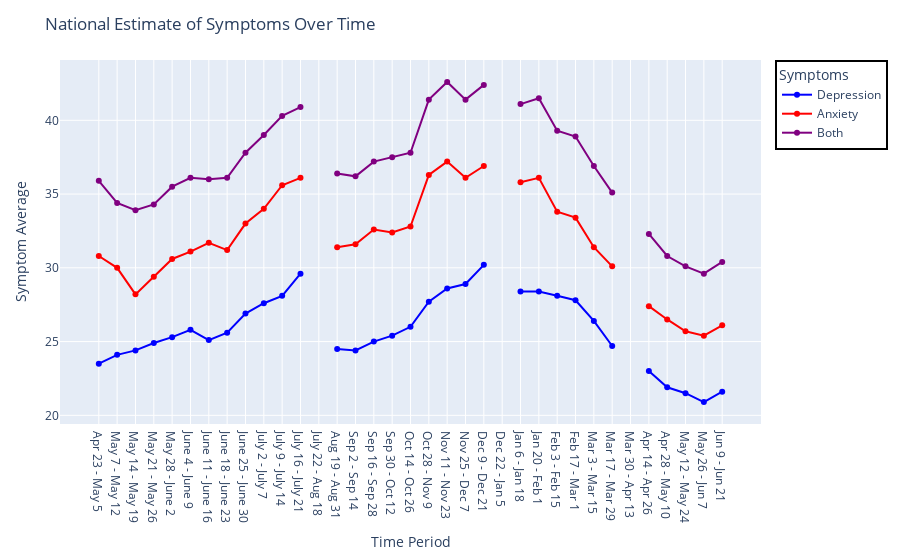
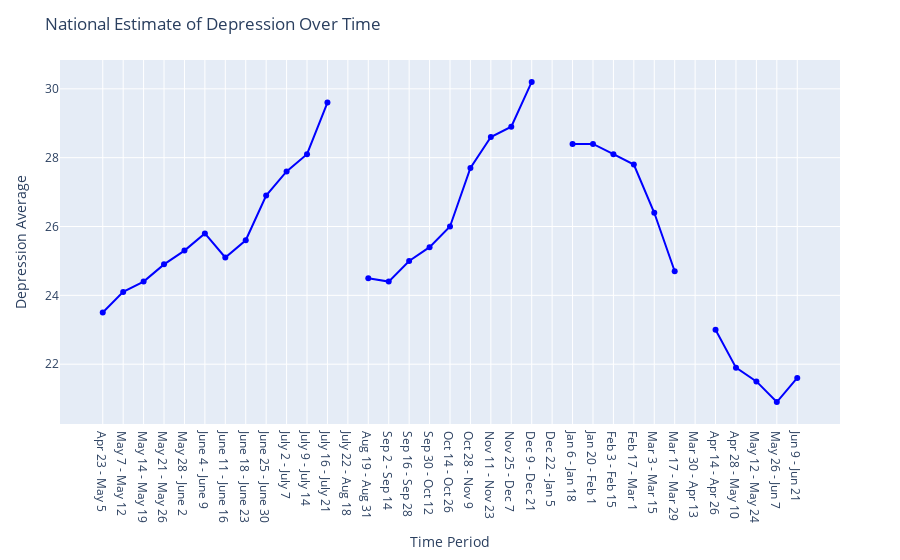
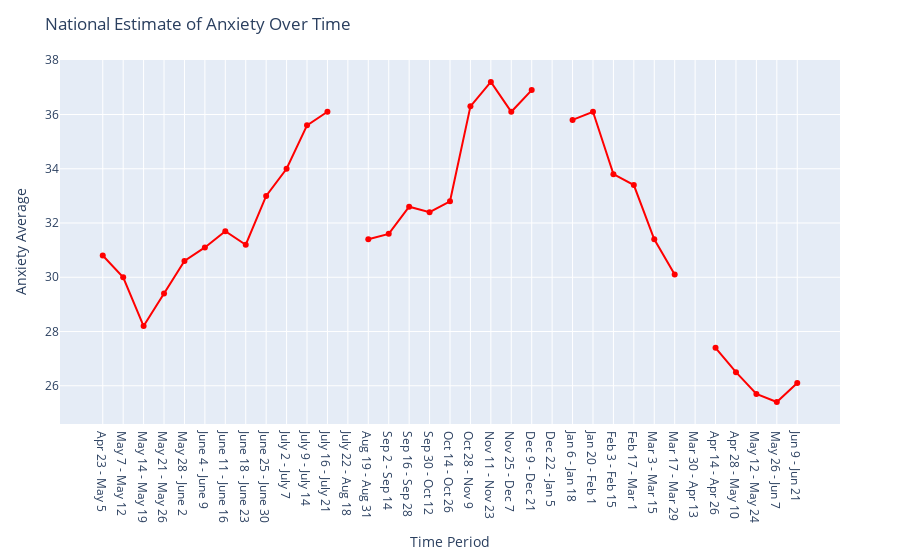
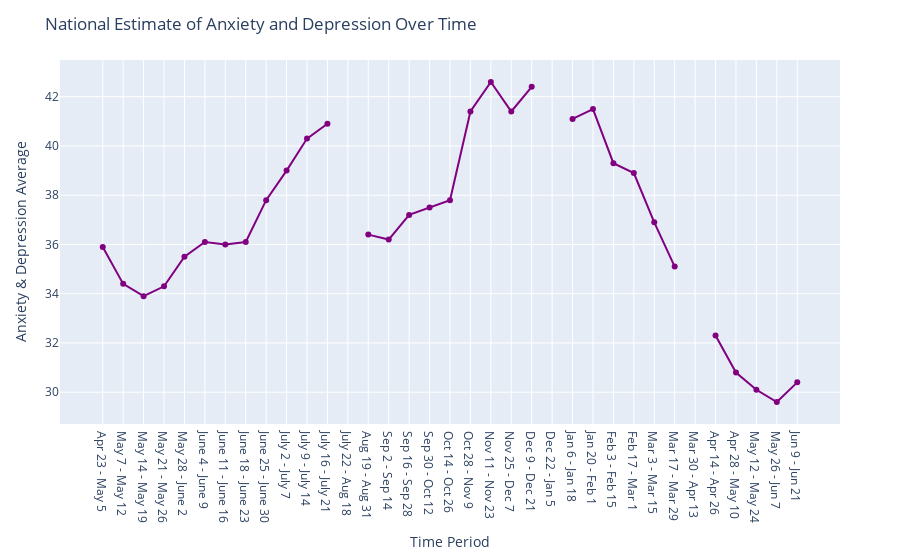

The notebook cell saved with these charts, in order:
### Markdown cell above
# Creating Line Graph Visualizations
- National Estimate of Symptoms Over Time
- National Estimate of Depression Over Time
- National Estimate of Anxiety Over Time
- National Estimate of Both Anxiety and Depression Over Time

### Code cell
#Create Line Graph for National Estimate of Symptoms Over Time

fig = go.Figure()
fig.add_trace(go.Scatter(x = DepressiveNE['Time Period Label'], y = DepressiveNE['Value'],
                        mode = 'lines+markers',
                        name = 'Depression',
                        line = dict(color = 'blue', width = 2)))
fig.add_trace(go.Scatter(x = AnxietyNE['Time Period Label'], y = AnxietyNE['Value'],
                        mode = 'lines+markers',
                        name = 'Anxiety',
                        line = dict(color = 'red', width = 2)))
fig.add_trace(go.Scatter(x = BothNE['Time Period Label'], y = BothNE['Value'],
                        mode = 'lines+markers',
                        name = 'Both',
                        line = dict(color = 'purple', width = 2)))

fig.update_layout(title = 'National Estimate of Symptoms Over Time',
                 xaxis_title = 'Time Period',
                 yaxis_title = 'Symptom Average',
                  legend_title_text = 'Symptoms',
                  margin = dict(l = 60, r = 60, t = 60, b = 60),
                  paper_bgcolor = "white",
                 legend = dict(bgcolor = "light grey",
                              bordercolor = "black",
                              borderwidth = 2))
fig.update_yaxes(automargin = True)

#fig.write_image('national_estimate_allsypmtoms_line.svg')
fig.write_html('national_estimate_allysmptoms_line.html', full_html=False)
fig.show()


#Create Line Graph for National Average of Depression Over Time
fig = go.Figure()
fig.add_trace(go.Scatter(x = DepressiveNE['Time Period Label'], y = DepressiveNE['Value'],
                        mode = 'lines+markers',
                        name = 'Depression',
                        line = dict(color = 'blue', width = 2)))
fig.update_layout(title = 'National Estimate of Depression Over Time',
                 xaxis_title = 'Time Period',
                 yaxis_title = 'Depression Average',
                  margin = dict(l = 60, r = 60, t = 60, b = 60),
                  paper_bgcolor = "white")

#fig.write_image('national_estimate_depression_line.svg')
fig.write_html('national_estimate_depression_line.html', full_html=False)
fig.show()


#Create Line Graph for National Average of Anxiety Over Time
fig = go.Figure()
fig.add_trace(go.Scatter(x = AnxietyNE['Time Period Label'], y = AnxietyNE['Value'],
                        mode = 'lines+markers',
                        name = 'Anxiety',
                        line = dict(color = 'red', width = 2)))
fig.update_layout(title = 'National Estimate of Anxiety Over Time',
                 xaxis_title = 'Time Period',
                 yaxis_title = 'Anxiety Average',
                  margin = dict(l = 60, r = 60, t = 60, b = 60),
                  paper_bgcolor = "white")


#fig.write_image('national_estimate_anxiety_line.svg')
fig.write_html('national_estimate_anxiety_line.html', full_html=False)
fig.show()


#Create Line Graph for National Average of Both Anixety and Depression Over Time
fig = go.Figure()
fig.add_trace(go.Scatter(x = BothNE['Time Period Label'], y = BothNE['Value'],
                        mode = 'lines+markers',
                        name = 'Both',
                        line = dict(color = 'purple', width = 2)))
fig.update_layout(title = 'National Estimate of Anxiety and Depression Over Time',
                 xaxis_title = 'Time Period',
                 yaxis_title = 'Anxiety & Depression Average',
                  margin = dict(l = 60, r = 60, t = 60, b = 60),
                  paper_bgcolor = "white")

#fig.write_image('national_estimate_both_line.svg')
fig.write_html('national_estimate_both_line.html', full_html=False)
fig.show()

### Figure 1 — Plotly figure (JSON) as saved in the notebook; plotly's stock layout.template omitted (floating-point values rounded to 4 significant figures)
{"data": [{"line": {"color": "blue", "width": 2}, "mode": "lines+markers", "name": "Depression", "type": "scatter", "x": ["Apr 23 - May 5", "May 7 - May 12", "May 14 - May 19", "May 21 - May 26", "May 28 - June 2", "June 4 - June 9", "June 11 - June 16", "June 18 - June 23", "June 25 - June 30", "July 2 - July 7", "July 9 - July 14", "July 16 - July 21", "July 22 - Aug 18", "Aug 19 - Aug 31", "Sep 2 - Sep 14", "Sep 16 - Sep 28", "Sep 30 - Oct 12", "Oct 14 - Oct 26", "Oct 28 - Nov 9", "Nov 11 - Nov 23", "Nov 25 - Dec 7", "Dec 9 - Dec 21", "Dec 22 - Jan 5", "Jan 6 - Jan 18", "Jan 20 - Feb 1", "Feb 3 - Feb 15", "Feb 17 - Mar 1", "Mar 3 - Mar 15", "Mar 17 - Mar 29", "Mar 30 - Apr 13", "Apr 14 - Apr 26", "Apr 28 - May 10", "May 12 - May 24", "May 26 - Jun 7", "Jun 9 - Jun 21"], "y": [23.5, 24.1, 24.4, 24.9, 25.3, 25.8, 25.1, 25.6, 26.9, 27.6, 28.1, 29.6, null, 24.5, 24.4, 25, 25.4, 26, 27.7, 28.6, 28.9, 30.2, null, 28.4, 28.4, 28.1, 27.8, 26.4, 24.7, null, 23, 21.9, 21.5, 20.9, 21.6]}, {"line": {"color": "red", "width": 2}, "mode": "lines+markers", "name": "Anxiety", "type": "scatter", "x": ["Apr 23 - May 5", "May 7 - May 12", "May 14 - May 19", "May 21 - May 26", "May 28 - June 2", "June 4 - June 9", "June 11 - June 16", "June 18 - June 23", "June 25 - June 30", "July 2 - July 7", "July 9 - July 14", "July 16 - July 21", "July 22 - Aug 18", "Aug 19 - Aug 31", "Sep 2 - Sep 14", "Sep 16 - Sep 28", "Sep 30 - Oct 12", "Oct 14 - Oct 26", "Oct 28 - Nov 9", "Nov 11 - Nov 23", "Nov 25 - Dec 7", "Dec 9 - Dec 21", "Dec 22 - Jan 5", "Jan 6 - Jan 18", "Jan 20 - Feb 1", "Feb 3 - Feb 15", "Feb 17 - Mar 1", "Mar 3 - Mar 15", "Mar 17 - Mar 29", "Mar 30 - Apr 13", "Apr 14 - Apr 26", "Apr 28 - May 10", "May 12 - May 24", "May 26 - Jun 7", "Jun 9 - Jun 21"], "y": [30.8, 30, 28.2, 29.4, 30.6, 31.1, 31.7, 31.2, 33, 34, 35.6, 36.1, null, 31.4, 31.6, 32.6, 32.4, 32.8, 36.3, 37.2, 36.1, 36.9, null, 35.8, 36.1, 33.8, 33.4, 31.4, 30.1, null, 27.4, 26.5, 25.7, 25.4, 26.1]}, {"line": {"color": "purple", "width": 2}, "mode": "lines+markers", "name": "Both", "type": "scatter", "x": ["Apr 23 - May 5", "May 7 - May 12", "May 14 - May 19", "May 21 - May 26", "May 28 - June 2", "June 4 - June 9", "June 11 - June 16", "June 18 - June 23", "June 25 - June 30", "July 2 - July 7", "July 9 - July 14", "July 16 - July 21", "July 22 - Aug 18", "Aug 19 - Aug 31", "Sep 2 - Sep 14", "Sep 16 - Sep 28", "Sep 30 - Oct 12", "Oct 14 - Oct 26", "Oct 28 - Nov 9", "Nov 11 - Nov 23", "Nov 25 - Dec 7", "Dec 9 - Dec 21", "Dec 22 - Jan 5", "Jan 6 - Jan 18", "Jan 20 - Feb 1", "Feb 3 - Feb 15", "Feb 17 - Mar 1", "Mar 3 - Mar 15", "Mar 17 - Mar 29", "Mar 30 - Apr 13", "Apr 14 - Apr 26", "Apr 28 - May 10", "May 12 - May 24", "May 26 - Jun 7", "Jun 9 - Jun 21"], "y": [35.9, 34.4, 33.9, 34.3, 35.5, 36.1, 36, 36.1, 37.8, 39, 40.3, 40.9, null, 36.4, 36.2, 37.2, 37.5, 37.8, 41.4, 42.6, 41.4, 42.4, null, 41.1, 41.5, 39.3, 38.9, 36.9, 35.1, null, 32.3, 30.8, 30.1, 29.6, 30.4]}], "layout": {"autosize": true, "legend": {"bgcolor": "light grey", "bordercolor": "black", "borderwidth": 2, "title": {"text": "Symptoms"}}, "margin": {"b": 60, "l": 60, "r": 60, "t": 60}, "paper_bgcolor": "white", "title": {"text": "National Estimate of Symptoms Over Time"}, "xaxis": {"autorange": true, "range": [-2.151, 36.15], "title": {"text": "Time Period"}, "type": "category"}, "yaxis": {"automargin": true, "autorange": true, "range": [19.26, 44.24], "title": {"text": "Symptom Average"}, "type": "linear"}}}

### Figure 2 — Plotly figure (JSON) as saved in the notebook; plotly's stock layout.template omitted (floating-point values rounded to 4 significant figures)
{"data": [{"line": {"color": "blue", "width": 2}, "mode": "lines+markers", "name": "Depression", "type": "scatter", "x": ["Apr 23 - May 5", "May 7 - May 12", "May 14 - May 19", "May 21 - May 26", "May 28 - June 2", "June 4 - June 9", "June 11 - June 16", "June 18 - June 23", "June 25 - June 30", "July 2 - July 7", "July 9 - July 14", "July 16 - July 21", "July 22 - Aug 18", "Aug 19 - Aug 31", "Sep 2 - Sep 14", "Sep 16 - Sep 28", "Sep 30 - Oct 12", "Oct 14 - Oct 26", "Oct 28 - Nov 9", "Nov 11 - Nov 23", "Nov 25 - Dec 7", "Dec 9 - Dec 21", "Dec 22 - Jan 5", "Jan 6 - Jan 18", "Jan 20 - Feb 1", "Feb 3 - Feb 15", "Feb 17 - Mar 1", "Mar 3 - Mar 15", "Mar 17 - Mar 29", "Mar 30 - Apr 13", "Apr 14 - Apr 26", "Apr 28 - May 10", "May 12 - May 24", "May 26 - Jun 7", "Jun 9 - Jun 21"], "y": [23.5, 24.1, 24.4, 24.9, 25.3, 25.8, 25.1, 25.6, 26.9, 27.6, 28.1, 29.6, null, 24.5, 24.4, 25, 25.4, 26, 27.7, 28.6, 28.9, 30.2, null, 28.4, 28.4, 28.1, 27.8, 26.4, 24.7, null, 23, 21.9, 21.5, 20.9, 21.6]}], "layout": {"autosize": true, "margin": {"b": 60, "l": 60, "r": 60, "t": 60}, "paper_bgcolor": "white", "title": {"text": "National Estimate of Depression Over Time"}, "xaxis": {"autorange": true, "range": [-2.12, 36.12], "title": {"text": "Time Period"}, "type": "category"}, "yaxis": {"autorange": true, "range": [20.2, 30.9], "title": {"text": "Depression Average"}, "type": "linear"}}}

### Figure 3 — Plotly figure (JSON) as saved in the notebook; plotly's stock layout.template omitted (floating-point values rounded to 4 significant figures)
{"data": [{"line": {"color": "red", "width": 2}, "mode": "lines+markers", "name": "Anxiety", "type": "scatter", "x": ["Apr 23 - May 5", "May 7 - May 12", "May 14 - May 19", "May 21 - May 26", "May 28 - June 2", "June 4 - June 9", "June 11 - June 16", "June 18 - June 23", "June 25 - June 30", "July 2 - July 7", "July 9 - July 14", "July 16 - July 21", "July 22 - Aug 18", "Aug 19 - Aug 31", "Sep 2 - Sep 14", "Sep 16 - Sep 28", "Sep 30 - Oct 12", "Oct 14 - Oct 26", "Oct 28 - Nov 9", "Nov 11 - Nov 23", "Nov 25 - Dec 7", "Dec 9 - Dec 21", "Dec 22 - Jan 5", "Jan 6 - Jan 18", "Jan 20 - Feb 1", "Feb 3 - Feb 15", "Feb 17 - Mar 1", "Mar 3 - Mar 15", "Mar 17 - Mar 29", "Mar 30 - Apr 13", "Apr 14 - Apr 26", "Apr 28 - May 10", "May 12 - May 24", "May 26 - Jun 7", "Jun 9 - Jun 21"], "y": [30.8, 30, 28.2, 29.4, 30.6, 31.1, 31.7, 31.2, 33, 34, 35.6, 36.1, null, 31.4, 31.6, 32.6, 32.4, 32.8, 36.3, 37.2, 36.1, 36.9, null, 35.8, 36.1, 33.8, 33.4, 31.4, 30.1, null, 27.4, 26.5, 25.7, 25.4, 26.1]}], "layout": {"autosize": true, "margin": {"b": 60, "l": 60, "r": 60, "t": 60}, "paper_bgcolor": "white", "title": {"text": "National Estimate of Anxiety Over Time"}, "xaxis": {"autorange": true, "range": [-2.12, 36.12], "title": {"text": "Time Period"}, "type": "category"}, "yaxis": {"autorange": true, "range": [24.51, 38.09], "title": {"text": "Anxiety Average"}, "type": "linear"}}}

### Figure 4 — Plotly figure (JSON) as saved in the notebook; plotly's stock layout.template omitted (floating-point values rounded to 4 significant figures)
{"data": [{"line": {"color": "purple", "width": 2}, "mode": "lines+markers", "name": "Both", "type": "scatter", "x": ["Apr 23 - May 5", "May 7 - May 12", "May 14 - May 19", "May 21 - May 26", "May 28 - June 2", "June 4 - June 9", "June 11 - June 16", "June 18 - June 23", "June 25 - June 30", "July 2 - July 7", "July 9 - July 14", "July 16 - July 21", "July 22 - Aug 18", "Aug 19 - Aug 31", "Sep 2 - Sep 14", "Sep 16 - Sep 28", "Sep 30 - Oct 12", "Oct 14 - Oct 26", "Oct 28 - Nov 9", "Nov 11 - Nov 23", "Nov 25 - Dec 7", "Dec 9 - Dec 21", "Dec 22 - Jan 5", "Jan 6 - Jan 18", "Jan 20 - Feb 1", "Feb 3 - Feb 15", "Feb 17 - Mar 1", "Mar 3 - Mar 15", "Mar 17 - Mar 29", "Mar 30 - Apr 13", "Apr 14 - Apr 26", "Apr 28 - May 10", "May 12 - May 24", "May 26 - Jun 7", "Jun 9 - Jun 21"], "y": [35.9, 34.4, 33.9, 34.3, 35.5, 36.1, 36, 36.1, 37.8, 39, 40.3, 40.9, null, 36.4, 36.2, 37.2, 37.5, 37.8, 41.4, 42.6, 41.4, 42.4, null, 41.1, 41.5, 39.3, 38.9, 36.9, 35.1, null, 32.3, 30.8, 30.1, 29.6, 30.4]}], "layout": {"autosize": true, "margin": {"b": 60, "l": 60, "r": 60, "t": 60}, "paper_bgcolor": "white", "title": {"text": "National Estimate of Anxiety and Depression Over Time"}, "xaxis": {"autorange": true, "range": [-2.12, 36.12], "title": {"text": "Time Period"}, "type": "category"}, "yaxis": {"autorange": true, "range": [28.62, 43.58], "title": {"text": "Anxiety & Depression Average"}, "type": "linear"}}}
